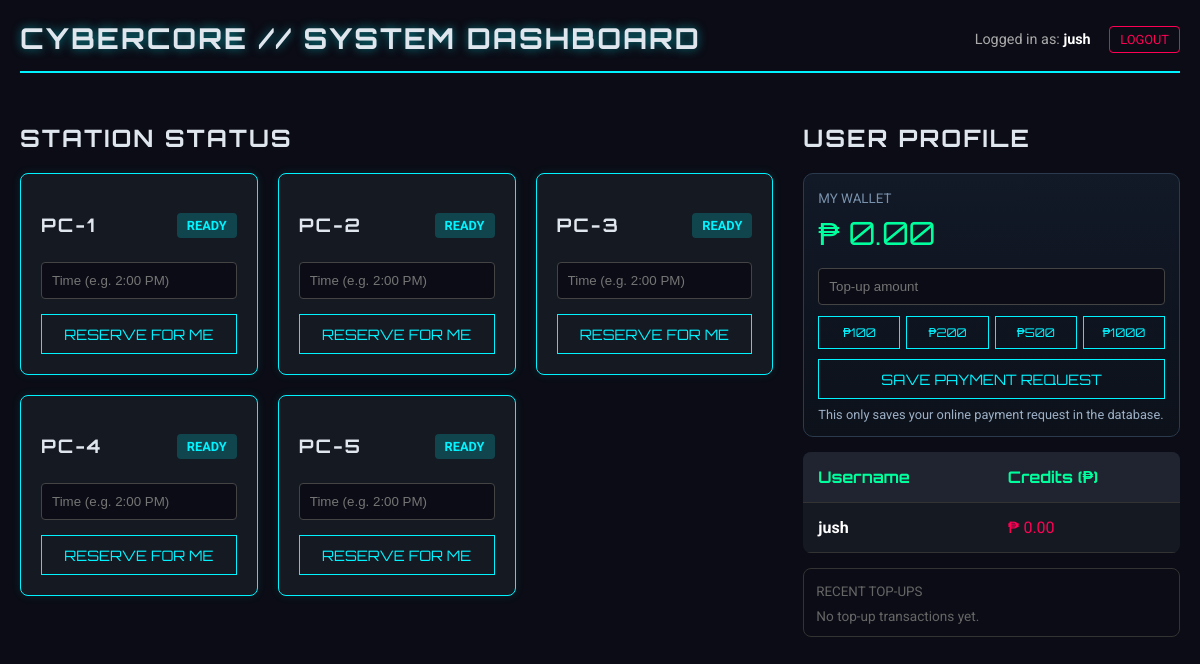
/ (signed in), run on an earlier commit of the app's database.
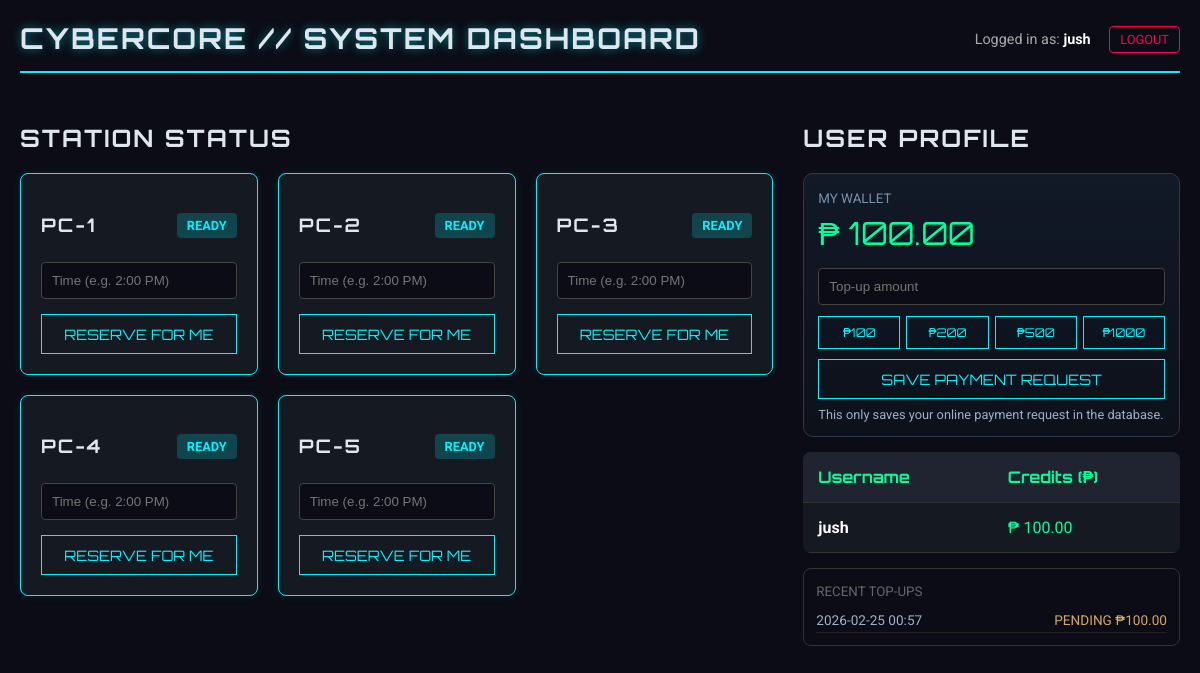
And on a later commit of the database.
### app.py (models this page shows, shortened)
class PC(db.Model):
    id = db.Column(db.Integer, primary_key=True)
    name = db.Column(db.String(20), unique=True, nullable=False)
    is_occupied = db.Column(db.Boolean, default=False)
    lan_ip = db.Column(db.String(64), nullable=True)

class User(UserMixin, db.Model):
    id = db.Column(db.Integer, primary_key=True)
    username = db.Column(db.String(80), unique=True, nullable=False)
    password_hash = db.Column(db.String(120), nullable=False)
    pondo = db.Column(db.Float, default=0.0)
    is_admin = db.Column(db.Boolean, default=False)

class PaymentTransaction(db.Model):
    id = db.Column(db.Integer, primary_key=True)
    user_id = db.Column(db.Integer, db.ForeignKey('user.id'), nullable=False)
    provider = db.Column(db.String(32), nullable=False, default="online_request")
    external_id = db.Column(db.String(128), unique=True, nullable=False)
    amount = db.Column(db.Float, nullable=False)
    currency = db.Column(db.String(8), nullable=False, default="php")
    status = db.Column(db.String(32), nullable=False, default="pending")
    created_at = db.Column(db.DateTime, default=datetime.now)
    credited_at = db.Column(db.DateTime, nullable=True)

### app.py (the view)
@app.route('/')
@login_required
def index():
    pcs = PC.query.all()
    users = User.query.all() if current_user.is_admin else [current_user]
    active_sessions = Session.query.filter_by(end_time=None).all()
    recent_payments = PaymentTransaction.query.filter_by(user_id=current_user.id).order_by(PaymentTransaction.created_at.desc()).limit(5).all()
    local_ips = get_local_ipv4_addresses() if current_user.is_admin else []
    discovered_ips = discover_lan_ips() if current_user.is_admin else []
    assigned_ips = {pc.lan_ip for pc in pcs if pc.lan_ip}
    return render_template(
        'index.html',
        pcs=pcs,
        users=users,
        sessions=active_sessions,
        recent_payments=recent_payments,
        local_ips=local_ips,
        discovered_ips=discovered_ips,
        assigned_ips=assigned_ips
    )

### app.py (called while the page is built)
@login_manager.user_loader
def load_user(user_id):
    return User.query.get(int(user_id))

@app.before_request
def bootstrap_schema():
    if not getattr(app, "_schema_ready", False):
        db.create_all()
        ensure_pc_lan_ip_column()
        app._schema_ready = True

### templates/index.html (shortened to what the changed rows need)
<!DOCTYPE html>
<html lang="en">
<head>
</head>
<body>
    <div class="top-bar">
        <h1>CyberCore // System Dashboard</h1>
        <div>
            <span style="color:#aaa; margin-right:15px; font-size: 0.9em;">
                Logged in as: <strong style="color: white;">{{ current_user.username }}</strong>
            </span>
        </div>
    </div>
    <div class="container">
        <div class="section" style="flex: 2;">
            <div style="display:flex; align-items:center;">
                <h2>Station Status</h2>
            </div>
            <div class="pc-grid">
                {% for pc in pcs %}
                <div class="card {{ 'occupied' if pc.is_occupied else 'free' }}">
                    <div style="display:flex; justify-content:space-between; align-items:center;">
                        <h3>{{ pc.name }}</h3>
                        <span class="status-badge">{{ 'In Use' if pc.is_occupied else 'Ready' }}</span>
                    </div>
                    {% if pc.is_occupied %}
                        {% for sess in sessions %}
                            {% if sess.pc_id == pc.id %}
                                <p style="color: #aaa; font-size: 0.9em;">User ID: #{{ sess.user_id }}</p>
                                <p style="color: #aaa; font-size: 0.9em;">Started: {{ sess.start_time.strftime('%H:%M') }}</p>
                                {% if current_user.is_admin %}
                                    <a href="/end_session/{{ sess.id }}" class="btn btn-red">STOP & BILL</a>
                                {% else %}
                                    <p style="color: var(--neon-red); font-size: 0.8em; margin-top: 10px;">SESSION ACTIVE</p>
                                {% endif %}
                            {% endif %}
                        {% endfor %}
                    {% else %}
                        <form action="/book" method="POST">
                            <input type="text" name="time_slot" placeholder="Time (e.g. 2:00 PM)" required>
                            <button type="submit" style="width:100%">Reserve for Me</button>
                        </form>
                    {% endif %}
                </div>
                {% endfor %}
            </div>
        </div>
        <div class="section" style="flex: 1;">
            <h2>User Profile</h2>
            {% if current_user.is_admin %}
                <div style="display: grid; grid-template-columns: 1fr 1fr; gap: 10px; margin-bottom: 15px;">
                    <a href="/pondo" class="btn pondo-btn" style="grid-column: span 2;">+ LOAD CREDITS</a>
                    <a href="/bookings" class="btn" style="border-color: #00ff9d; color: #00ff9d; text-align:center;">BOOKINGS</a>
                    <a href="/logs" class="btn" style="border-color: #aaa; color: #aaa; text-align:center;">LOGS</a>
                </div>
                <div style="margin-bottom:15px; border:1px solid #333; border-radius:8px; padding:12px;">
                    <small style="color:#666; text-transform:uppercase;">LAN Discovery</small>
                    <a href="/admin/auto_assign_ips" class="btn" style="width:100%; box-sizing:border-box; text-align:center;">Auto Assign IPs</a>
                    <p style="font-size:0.85em; color:#aaa; margin:8px 0 4px;">Server IPs: {{ local_ips|join(', ') if local_ips else 'N/A' }}</p>
                    <p style="font-size:0.85em; color:#aaa; margin:0 0 4px;">Router/ARP Devices:</p>
                    <div style="max-height:100px; overflow-y:auto; border-top:1px solid #333; padding-top:6px;">
                        {% if discovered_ips %}
                            {% for ip in discovered_ips %}
                                <div style="font-size:0.85em; color: {{ 'var(--neon-green)' if ip in assigned_ips else '#aaa' }};">{{ ip }}</div>
                            {% endfor %}
                        {% else %}
                            <div style="font-size:0.85em; color:#666;">No LAN IPs discovered.</div>
                        {% endif %}
                    </div>
                </div>
            {% else %}
                <div class="wallet-box">
                    <small style="color:#7992ac; text-transform:uppercase;">My Wallet</small>
                    <div class="wallet-balance">₱ {{ "%.2f"|format(current_user.pondo) }}</div>
                    <form id="onlineTopupForm" action="/topup/online" method="POST">
                        <input id="topupAmount" type="number" name="amount" min="1" max="10000" step="0.01" placeholder="Top-up amount" required>
                        <div class="quick-amounts">
                            <button type="button" onclick="setTopup(100)">₱100</button>
                            <button type="button" onclick="setTopup(200)">₱200</button>
                            <button type="button" onclick="setTopup(500)">₱500</button>
                            <button type="button" onclick="setTopup(1000)">₱1000</button>
                        </div>
                        <button type="submit" style="width:100%; margin-top:10px;">Save Payment Request</button>
                    </form>
                    <div class="pay-note">
                        This only saves your online payment request in the database.
                    </div>
                </div>
            {% endif %}
            <table>
                <thead>
                    <tr>
                        <th>Username</th>
                        <th>Credits (₱)</th>
                    </tr>
                </thead>
                <tbody>
                    {% for user in users %}
                    <tr>
                        <td style="font-weight:bold; color:white;">{{ user.username }}</td>
                        <td style="color: {{ 'var(--neon-green)' if user.pondo > 0 else 'var(--neon-red)' }}">
                            ₱ {{ "%.2f"|format(user.pondo) }}
                        </td>
                    </tr>
                    {% endfor %}
                </tbody>
            </table>
            {% if not current_user.is_admin %}
                <div style="margin-top:15px; border:1px solid #333; border-radius:8px; padding:12px;">
                    <div style="max-height:140px; overflow-y:auto; margin-top:8px;">
                        {% if recent_payments %}
                            {% for tx in recent_payments %}
                                <div style="display:flex; justify-content:space-between; font-size:0.85em; padding:4px 0; border-bottom:1px solid #222;">
                                    <span style="color:#9db0c6;">{{ tx.created_at.strftime('%Y-%m-%d %H:%M') }}</span>
                                    <span style="color: {{ 'var(--neon-green)' if tx.status == 'paid' else '#d3a961' }};">
                                        {{ tx.status|upper }} ₱{{ "%.2f"|format(tx.amount) }}
                                    </span>
                                </div>
                            {% endfor %}
                        {% else %}
                            <div style="font-size:0.85em; color:#666;">No top-up transactions yet.</div>
                        {% endif %}
                    </div>
                </div>
            {% endif %}
        </div>
    </div>
</body>
</html>

What changed in the data, as far as the page shows it:
changed User "jush": pondo "0.00" → "100.00"
added PaymentTransaction: created_at "2026-02-25 00:57", status "PENDING", amount "100.00"
Also different on the page:
text no longer shown: "No top-up transactions yet."
